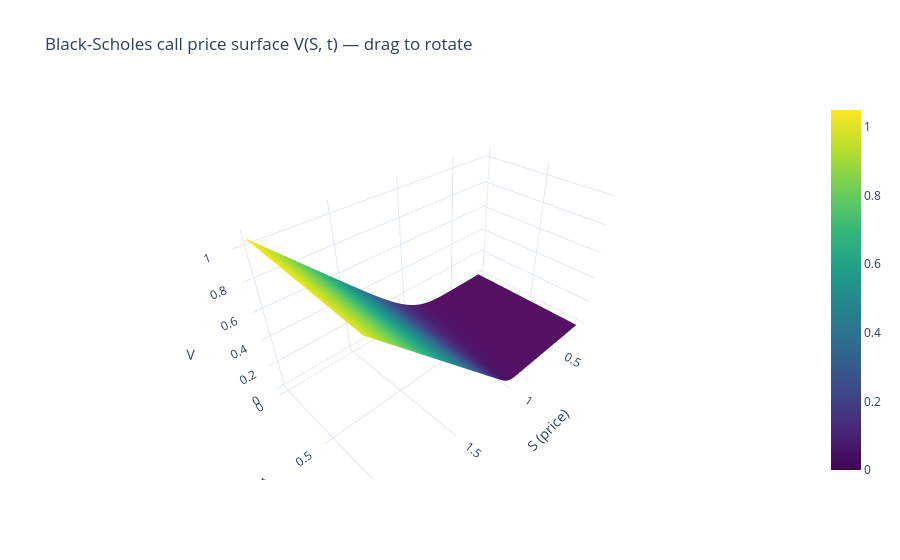

Write notebook code for a chart like this one.
### Markdown cell above
**インタラクティブ版**(ドラッグで回転・ズーム、静的 HTML でも動く):

### Code cell
import plotly.io as pio
from pde_book import interactive

pio.renderers.default = "plotly_mimetype+notebook_connected"
interactive.plotly_bs_surface().show()
